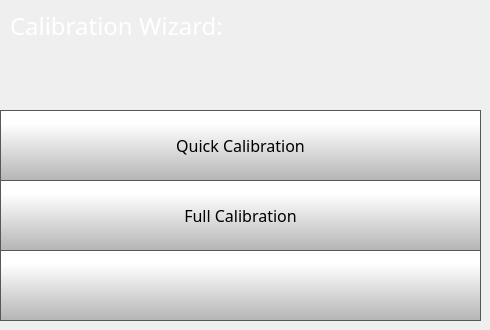
    <widget class="QWidget" name="calibrationWizardPage">
     <widget class="QPushButton" name="quickCalibrationButton">
      <property name="geometry">
       <rect>
        <x>0</x>
        <y>110</y>
        <width>481</width>
        <height>71</height>
       </rect>
      </property>
      <property name="minimumSize">
       <size>
        <width>0</width>
        <height>0</height>
       </size>
      </property>
      <property name="font">
       <font>
        <family>Gotham Light</family>
        <pointsize>12</pointsize>
       </font>
      </property>
      <property name="styleSheet">
       <string notr="true">QPushButton {
     border: 1px solid rgb(87, 87, 87);
	background-color: qlineargradient(spread:pad, x1:0, y1:1, x2:0, y2:0.188, stop:0 rgba(180, 180, 180, 255), stop:1 rgba(255, 255, 255, 255));


}

QPushButton:pressed {
    background-color: qlineargradient(x1: 0, y1: 0, x2: 0, y2: 1,
                                      stop: 0 #dadbde, stop: 1 #f6f7fa);
}

QPushButton:flat {
    border: none; /* no border for a flat push button */
}

QPushButton:default {
    border-color: navy; /* make the default button prominent */
}</string>
      </property>
      <property name="text">
       <string>Quick Calibration</string>
      </property>
      <property name="icon">
       <iconset>
        <normaloff>templates/img/add.png</normaloff>templates/img/add.png</iconset>
      </property>
      <property name="iconSize">
       <size>
        <width>15</width>
        <height>15</height>
       </size>
      </property>
      <property name="checkable">
       <bool>false</bool>
      </property>
      <property name="autoDefault">
       <bool>false</bool>
      </property>
      <property name="default">
       <bool>false</bool>
      </property>
      <property name="flat">
       <bool>false</bool>
      </property>
     </widget>
     <widget class="QLabel" name="calibrationWizardLabel">
      <property name="geometry">
       <rect>
        <x>10</x>
        <y>10</y>
        <width>321</width>
        <height>31</height>
       </rect>
      </property>
      <property name="font">
       <font>
        <family>Gotham</family>
        <pointsize>18</pointsize>
        <weight>50</weight>
        <bold>false</bold>
       </font>
      </property>
      <property name="styleSheet">
       <string notr="true">color: rgb(255, 255, 255);</string>
      </property>
      <property name="text">
       <string>Calibration Wizard:</string>
      </property>
     </widget>
     <widget class="QPushButton" name="fullCalibrationButton">
      <property name="geometry">
       <rect>
        <x>0</x>
        <y>180</y>
        <width>481</width>
        <height>71</height>
       </rect>
      </property>
      <property name="minimumSize">
       <size>
        <width>0</width>
        <height>0</height>
       </size>
      </property>
      <property name="font">
       <font>
        <family>Gotham Light</family>
        <pointsize>12</pointsize>
       </font>
      </property>
      <property name="styleSheet">
       <string notr="true">QPushButton {
     border: 1px solid rgb(87, 87, 87);
	background-color: qlineargradient(spread:pad, x1:0, y1:1, x2:0, y2:0.188, stop:0 rgba(180, 180, 180, 255), stop:1 rgba(255, 255, 255, 255));


}

QPushButton:pressed {
    background-color: qlineargradient(x1: 0, y1: 0, x2: 0, y2: 1,
                                      stop: 0 #dadbde, stop: 1 #f6f7fa);
}

QPushButton:flat {
    border: none; /* no border for a flat push button */
}

QPushButton:default {
    border-color: navy; /* make the default button prominent */
}</string>
      </property>
      <property name="text">
       <string>Full Calibration</string>
      </property>
      <property name="icon">
       <iconset>
        <normaloff>templates/img/reload.png</normaloff>templates/img/reload.png</iconset>
      </property>
      <property name="iconSize">
       <size>
        <width>50</width>
        <height>50</height>
       </size>
      </property>
      <property name="checkable">
       <bool>false</bool>
      </property>
      <property name="autoDefault">
       <bool>false</bool>
      </property>
      <property name="default">
       <bool>false</bool>
      </property>
      <property name="flat">
       <bool>false</bool>
      </property>
     </widget>
     <widget class="QPushButton" name="calibrationWizardBackButton">
      <property name="geometry">
       <rect>
        <x>0</x>
        <y>250</y>
        <width>481</width>
        <height>71</height>
       </rect>
      </property>
      <property name="minimumSize">
       <size>
        <width>0</width>
        <height>0</height>
       </size>
      </property>
      <property name="font">
       <font>
        <family>Gotham Light</family>
        <pointsize>9</pointsize>
       </font>
      </property>
      <property name="styleSheet">
       <string notr="true">QPushButton {
     border: 1px solid rgb(87, 87, 87);
	background-color: qlineargradient(spread:pad, x1:0, y1:1, x2:0, y2:0.188, stop:0 rgba(180, 180, 180, 255), stop:1 rgba(255, 255, 255, 255));


}

QPushButton:pressed {
    background-color: qlineargradient(x1: 0, y1: 0, x2: 0, y2: 1,
                                      stop: 0 #dadbde, stop: 1 #f6f7fa);
}

QPushButton:flat {
    border: none; /* no border for a flat push button */
}

QPushButton:default {
    border-color: navy; /* make the default button prominent */
}</string>
      </property>
      <property name="text">
       <string/>
      </property>
      <property name="icon">
       <iconset>
        <normaloff>templates/img/arrows-4.png</normaloff>templates/img/arrows-4.png</iconset>
      </property>
      <property name="iconSize">
       <size>
        <width>50</width>
        <height>50</height>
       </size>
      </property>
      <property name="checkable">
       <bool>false</bool>
      </property>
      <property name="autoDefault">
       <bool>false</bool>
      </property>
      <property name="default">
       <bool>false</bool>
      </property>
      <property name="flat">
       <bool>false</bool>
      </property>
     </widget>
    </widget>
